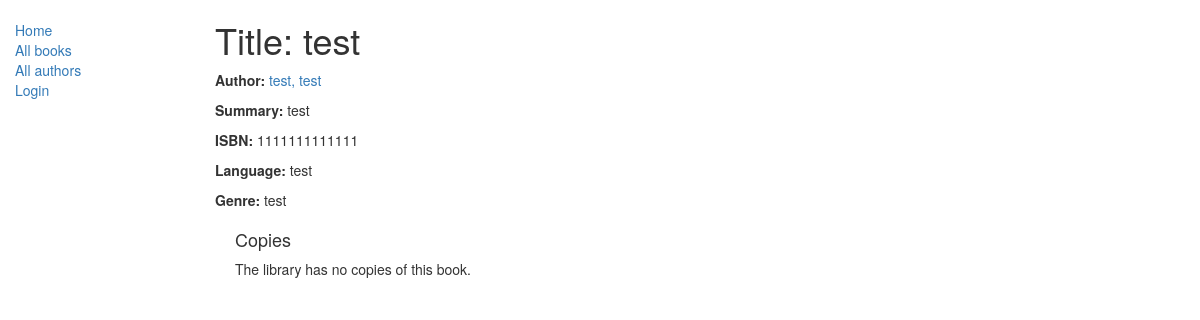
Page /catalog/book/5 on the committed database.
### catalog/models.py (models this page shows, shortened)
class Book(models.Model):
    title = models.CharField(max_length=200)
    author = models.ForeignKey('Author', on_delete=models.RESTRICT, null=True)
    summary = models.TextField(
        max_length=1000, help_text="Enter a brief description of the book")
    isbn = models.CharField('ISBN', max_length=13,
                            unique=True,
                            help_text='13 Character <a href="https://www.isbn-international.org/content/what-isbn'
                                      '">ISBN number</a>')
    genre = models.ManyToManyField(
        Genre, help_text="Select a genre for this book")
    language = models.ForeignKey(
        'Language', on_delete=models.SET_NULL, null=True)
    class Meta:
        ordering = ['title', 'author']
    def display_genre(self):
        """Creates a string for the Genre. This is required to display genre in Admin."""
        return ', '.join([genre.name for genre in self.genre.all()[:3]])
    display_genre.short_description = 'Genre'

class Author(models.Model):
    first_name = models.CharField(max_length=100)
    last_name = models.CharField(max_length=100)
    date_of_birth = models.DateField(null=True, blank=True)
    date_of_death = models.DateField('died', null=True, blank=True)
    class Meta:
        ordering = ['last_name', 'first_name']
    def get_absolute_url(self):
        return reverse('author-detail', args=[str(self.id)])
    def __str__(self):
        return f'{self.last_name}, {self.first_name}'

class Language(models.Model):
    name = models.CharField(max_length=200,
                            unique=True,
                            help_text="Enter the book's natural language (e.g. English, French, Japanese etc.)")
    def __str__(self):
        return self.name

class Genre(models.Model):
    name = models.CharField(max_length=200, help_text="Enter a book genre (e.g. Science Fiction, French Poetry etc.)")
    def __str__(self):
        return self.name

### catalog/views.py (the view)
# urls.py: path('book/<int:pk>', views.BookDetailView.as_view(), name='book-detail'),
class BookDetailView(generic.DetailView):
    model = Book

### catalog/templates/catalog/book_detail.html (shortened to what this page needs)
{% extends "base_generic.html" %}
{% block content %}
<h1>Title: {{ book.title }}</h1>
<p><strong>Author:</strong> <a href="{{ book.author.get_absolute_url }}">{{ book.author }}</a></p>
<p><strong>Summary:</strong> {{ book.summary }}</p>
<p><strong>ISBN:</strong> {{ book.isbn }}</p>
<p><strong>Language:</strong> {{ book.language }}</p>
<p><strong>Genre:</strong> {{ book.genre.all|join:", " }}</p>
<div style="margin-left:20px;margin-top:20px">
<h4>Copies</h4>
{% for copy in book.bookinstance_set.all %}
  <hr>
  <p class="{% if copy.status == 'a' %}text-success{% elif copy.status == 'd' %}text-danger{% else %}text-warning{% endif %}">{{ copy.get_status_display }}</p>
  {% if copy.status != 'a' %}<p><strong>Due to be returned:</strong> {{copy.due_back}}</p>{% endif %}
  <p><strong>Imprint:</strong> {{copy.imprint}}</p>
  <p class="text-muted"><strong>Id:</strong> <a href="{{ copy.get_absolute_url }}">{{copy.id}}</a></p>
{% empty %}
  <p>The library has no copies of this book.</p>
{% endfor %}
</div>
{% endblock %}
{% block sidebar %}
  {{ block.super }}
{% endblock %}

### rows in the picture
Book: title "test", author "test, test", summary "test", isbn "1111111111111", language "test", genre.all "test"
